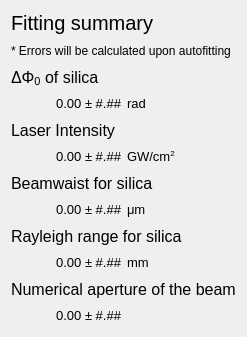
                      <widget class="QFrame" name="silicaCA_fittingsummary_2">
                       <property name="sizePolicy">
                        <sizepolicy hsizetype="Fixed" vsizetype="Minimum">
                         <horstretch>0</horstretch>
                         <verstretch>0</verstretch>
                        </sizepolicy>
                       </property>
                       <property name="minimumSize">
                        <size>
                         <width>0</width>
                         <height>337</height>
                        </size>
                       </property>
                       <layout class="QGridLayout" name="silicaCA_fittingsummary">
                        <item row="1" column="0" colspan="2">
                         <widget class="QLabel" name="label_62">
                          <property name="text">
                           <string>* Errors will be calculated upon autofitting</string>
                          </property>
                         </widget>
                        </item>
                        <item row="9" column="0">
                         <widget class="QLabel" name="silica_rayleighRangeSummary_label">
                          <property name="font">
                           <font>
                            <pointsize>10</pointsize>
                           </font>
                          </property>
                          <property name="text">
                           <string>&lt;html&gt;&lt;head/&gt;&lt;body&gt;&lt;p&gt;0.00 ± #.##&lt;/p&gt;&lt;/body&gt;&lt;/html&gt;</string>
                          </property>
                          <property name="alignment">
                           <set>Qt::AlignRight|Qt::AlignTrailing|Qt::AlignVCenter</set>
                          </property>
                         </widget>
                        </item>
                        <item row="8" column="0" colspan="2">
                         <widget class="QLabel" name="label_51">
                          <property name="font">
                           <font>
                            <pointsize>12</pointsize>
                           </font>
                          </property>
                          <property name="text">
                           <string>Rayleigh range for silica</string>
                          </property>
                         </widget>
                        </item>
                        <item row="4" column="0" colspan="2">
                         <widget class="QLabel" name="label_49">
                          <property name="font">
                           <font>
                            <pointsize>12</pointsize>
                           </font>
                          </property>
                          <property name="text">
                           <string>Laser Intensity</string>
                          </property>
                         </widget>
                        </item>
                        <item row="5" column="0">
                         <widget class="QLabel" name="silica_laserIntensitySummary_label">
                          <property name="font">
                           <font>
                            <pointsize>10</pointsize>
                           </font>
                          </property>
                          <property name="text">
                           <string>&lt;html&gt;&lt;head/&gt;&lt;body&gt;&lt;p&gt;0.00 ± #.##&lt;/p&gt;&lt;/body&gt;&lt;/html&gt;</string>
                          </property>
                          <property name="alignment">
                           <set>Qt::AlignRight|Qt::AlignTrailing|Qt::AlignVCenter</set>
                          </property>
                         </widget>
                        </item>
                        <item row="3" column="1">
                         <widget class="QLabel" name="label_55">
                          <property name="font">
                           <font>
                            <pointsize>10</pointsize>
                           </font>
                          </property>
                          <property name="text">
                           <string>&lt;html&gt;&lt;head/&gt;&lt;body&gt;&lt;p&gt;rad&lt;/p&gt;&lt;/body&gt;&lt;/html&gt;</string>
                          </property>
                         </widget>
                        </item>
                        <item row="2" column="0" colspan="2">
                         <widget class="QLabel" name="label_61">
                          <property name="font">
                           <font>
                            <pointsize>12</pointsize>
                           </font>
                          </property>
                          <property name="text">
                           <string>&lt;html&gt;&lt;head/&gt;&lt;body&gt;&lt;p&gt;ΔΦ&lt;sub&gt;0&lt;/sub&gt;  of silica&lt;/p&gt;&lt;/body&gt;&lt;/html&gt;</string>
                          </property>
                         </widget>
                        </item>
                        <item row="5" column="1">
                         <widget class="QLabel" name="label_54">
                          <property name="font">
                           <font>
                            <pointsize>10</pointsize>
                           </font>
                          </property>
                          <property name="text">
                           <string>&lt;html&gt;&lt;head/&gt;&lt;body&gt;&lt;p&gt;GW/cm&lt;span style=&quot; vertical-align:super;&quot;&gt;2&lt;/span&gt;&lt;/p&gt;&lt;/body&gt;&lt;/html&gt;</string>
                          </property>
                         </widget>
                        </item>
                        <item row="3" column="0">
                         <widget class="QLabel" name="silica_deltaPhi0Summary_label">
                          <property name="font">
                           <font>
                            <pointsize>10</pointsize>
                           </font>
                          </property>
                          <property name="text">
                           <string>&lt;html&gt;&lt;head/&gt;&lt;body&gt;&lt;p&gt;0.00 ± #.##&lt;/p&gt;&lt;/body&gt;&lt;/html&gt;</string>
                          </property>
                          <property name="alignment">
                           <set>Qt::AlignRight|Qt::AlignTrailing|Qt::AlignVCenter</set>
                          </property>
                         </widget>
                        </item>
                        <item row="0" column="0" colspan="2">
                         <widget class="QLabel" name="label_52">
                          <property name="font">
                           <font>
                            <pointsize>15</pointsize>
                           </font>
                          </property>
                          <property name="text">
                           <string>Fitting summary</string>
                          </property>
                          <property name="alignment">
                           <set>Qt::AlignLeading|Qt::AlignLeft|Qt::AlignVCenter</set>
                          </property>
                         </widget>
                        </item>
                        <item row="7" column="0">
                         <widget class="QLabel" name="silica_beamwaistSummary_label">
                          <property name="font">
                           <font>
                            <pointsize>10</pointsize>
                           </font>
                          </property>
                          <property name="text">
                           <string>&lt;html&gt;&lt;head/&gt;&lt;body&gt;&lt;p&gt;0.00 ± #.##&lt;/p&gt;&lt;/body&gt;&lt;/html&gt;</string>
                          </property>
                          <property name="alignment">
                           <set>Qt::AlignRight|Qt::AlignTrailing|Qt::AlignVCenter</set>
                          </property>
                         </widget>
                        </item>
                        <item row="6" column="0" colspan="2">
                         <widget class="QLabel" name="label_50">
                          <property name="font">
                           <font>
                            <pointsize>12</pointsize>
                           </font>
                          </property>
                          <property name="text">
                           <string>Beamwaist for silica</string>
                          </property>
                         </widget>
                        </item>
                        <item row="9" column="1">
                         <widget class="QLabel" name="label_59">
                          <property name="font">
                           <font>
                            <pointsize>10</pointsize>
                           </font>
                          </property>
                          <property name="text">
                           <string>&lt;html&gt;&lt;head/&gt;&lt;body&gt;&lt;p&gt;mm&lt;/p&gt;&lt;/body&gt;&lt;/html&gt;</string>
                          </property>
                         </widget>
                        </item>
                        <item row="7" column="1">
                         <widget class="QLabel" name="label_56">
                          <property name="font">
                           <font>
                            <pointsize>10</pointsize>
                           </font>
                          </property>
                          <property name="text">
                           <string>&lt;html&gt;&lt;head/&gt;&lt;body&gt;&lt;p&gt;μm&lt;/p&gt;&lt;/body&gt;&lt;/html&gt;</string>
                          </property>
                         </widget>
                        </item>
                        <item row="11" column="0">
                         <widget class="QLabel" name="numericalApertureSummary_label">
                          <property name="font">
                           <font>
                            <pointsize>10</pointsize>
                           </font>
                          </property>
                          <property name="text">
                           <string>&lt;html&gt;&lt;head/&gt;&lt;body&gt;&lt;p&gt;0.00 ± #.##&lt;/p&gt;&lt;/body&gt;&lt;/html&gt;</string>
                          </property>
                          <property name="alignment">
                           <set>Qt::AlignRight|Qt::AlignTrailing|Qt::AlignVCenter</set>
                          </property>
                         </widget>
                        </item>
                        <item row="10" column="0" colspan="2">
                         <widget class="QLabel" name="label_70">
                          <property name="font">
                           <font>
                            <pointsize>12</pointsize>
                           </font>
                          </property>
                          <property name="text">
                           <string>Numerical aperture of the beam</string>
                          </property>
                         </widget>
                        </item>
                       </layout>
                      </widget>
